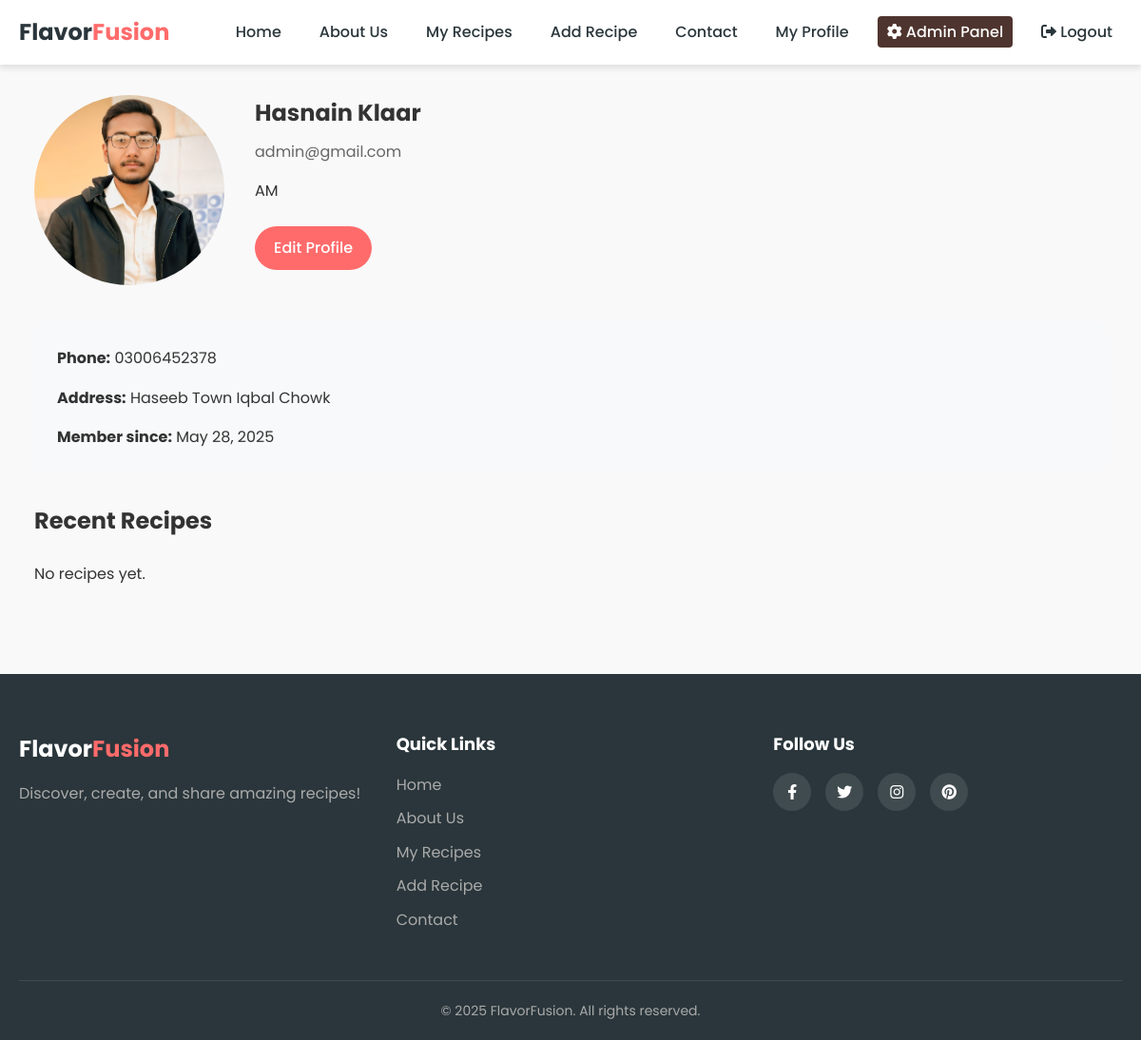
Screenshot of /profile/ (signed in) with the database file from the repository.
### recipes/models.py (models this page shows, shortened)
class User(AbstractUser):
    role = models.CharField(max_length=10, default='user')
    bio = models.TextField(max_length=500, blank=True)
    profile_picture = models.ImageField(upload_to='profile_pictures/', null=True, blank=True)
    phone_number = models.CharField(max_length=15, blank=True)
    address = models.TextField(max_length=200, blank=True)

### recipes/views.py (the view)
# urls.py: path('profile/', views.profile_view, name='profile_view'),
@login_required
def profile_view(request, user_id=None):
    if user_id:
        if not request.user.is_staff and str(request.user.id) != str(user_id):
            messages.error(request, "You don't have permission to view this profile.")
            return redirect('profile_view')
        user = get_object_or_404(User, id=user_id)
    else:
        user = request.user
    recipes = Recipe.objects.filter(user=user).order_by('-created_at')[:5]
    return render(request, 'recipes/profile.html', {
        'profile_user': user,
        'recent_recipes': recipes
    })

### templates/recipes/profile.html (shortened to what this page needs)
{% extends 'base.html' %}
{% load static %}
{% block content %}
    <section class="profile-section">
        <div class="profile-container">
            <div class="profile-header">
                <div class="profile-image">
                    {% if profile_user.profile_picture %}
                        <img src="{{ profile_user.profile_picture.url }}"
                             alt="{{ profile_user.username }}'s profile picture"
                             width="200"
                             height="200">
                    {% else %}
                        <img src="{% static 'images/default-profile.png' %}"
                             alt="Default profile picture"
                             width="200"
                             height="200">
                    {% endif %}
                </div>
                <div class="profile-info">
                    <h1>{{ profile_user.get_full_name|default:profile_user.username }}</h1>
                    <p class="email">{{ profile_user.email }}</p>
                    {% if profile_user.bio %}<p class="bio">{{ profile_user.bio }}</p>{% endif %}
                    {% if request.user == profile_user or request.user.is_staff %}
                        <a href="{% url 'profile_edit' user_id=profile_user.id %}"
                           class="btn btn-primary">Edit Profile</a>
                    {% endif %}
                </div>
            </div>
            <div class="profile-details">
                {% if profile_user.phone_number %}
                    <div class="detail-item">
                        <strong>Phone:</strong> {{ profile_user.phone_number }}
                    </div>
                {% endif %}
                {% if profile_user.address %}
                    <div class="detail-item">
                        <strong>Address:</strong> {{ profile_user.address }}
                    </div>
                {% endif %}
                <div class="detail-item">
                    <strong>Member since:</strong> {{ profile_user.date_joined|date:"F j, Y" }}
                </div>
            </div>
            <div class="recent-recipes">
                <h2>Recent Recipes</h2>
                {% if recent_recipes %}
                    <div class="recipe-grid">
                        {% for recipe in recent_recipes %}
                            <div class="recipe-card">
                                {% if recipe.image %}
                                    <img src="{{ recipe.image.url }}"
                                         alt="{{ recipe.name }}"
                                         width="300"
                                         height="200">
                                {% endif %}
                                <div class="recipe-info">
                                    <h3>{{ recipe.name }}</h3>
                                    <p>{{ recipe.description|truncatewords:20 }}</p>
                                    <a href="{% url 'recipe_detail' pk=recipe.pk %}"
                                       class="btn btn-secondary">View Recipe</a>
                                </div>
                            </div>
                        {% endfor %}
                    </div>
                {% else %}
                    <p>No recipes yet.</p>
                {% endif %}
            </div>
        </div>
    </section>
{% endblock %}

### static/css/style.css (style rules this page uses)
:root { --primary-color: #ff6b6b; --secondary-color: #4ecdc4; --accent-color: #ffd166; --dark-color: #2a363b; --light-color: #f7fff7; --gray-color: #e6eaef; --text-color: #333; --shadow: 0 4px 6px rgba(0, 0, 0, 0.1); --transition: all 0.3s ease; }
* { margin: 0; padding: 0; box-sizing: border-box; }
body { font-family: "Poppins", sans-serif; line-height: 1.6; color: var(--text-color); background-color: #f9f9f9; }
a { text-decoration: none; color: var(--primary-color); transition: var(--transition); }
img { max-width: 100%; }
.btn { display: inline-block; padding: 10px 20px; border-radius: 30px; font-weight: 500; cursor: pointer; transition: var(--transition); border: none; text-align: center; }
.btn-primary { background-color: var(--primary-color); color: white; }

### templates/recipes/profile.html (style rules this page uses)
.profile-section { padding: 2rem 0; }
.profile-container { max-width: 1200px; margin: 0 auto; padding: 0 1rem; }
.profile-header { display: flex; align-items: start; gap: 2rem; margin-bottom: 2rem; }
.profile-image img { width: 200px; height: 200px; border-radius: 50%; object-fit: cover; }
.profile-info { flex: 1; }
.profile-info h1 { margin: 0 0 0.5rem 0; color: #333; }
.profile-info .email { color: #666; margin-bottom: 1rem; }
.profile-info .bio { margin-bottom: 1.5rem; line-height: 1.6; }
.profile-details { background: #f8f9fa; padding: 1.5rem; border-radius: 8px; margin-bottom: 2rem; }
.detail-item { margin-bottom: 1rem; }
.detail-item:last-child { margin-bottom: 0; }
.recent-recipes { margin-top: 2rem; }
.recent-recipes h2 { margin-bottom: 1.5rem; }

### rows the page displays
User: profile_picture (picture), get_full_name "Hasnain Klaar", email "admin@gmail.com", bio "AM", phone_number "03006452378", address "Haseeb Town Iqbal Chowk", date_joined "May 28, 2025"
